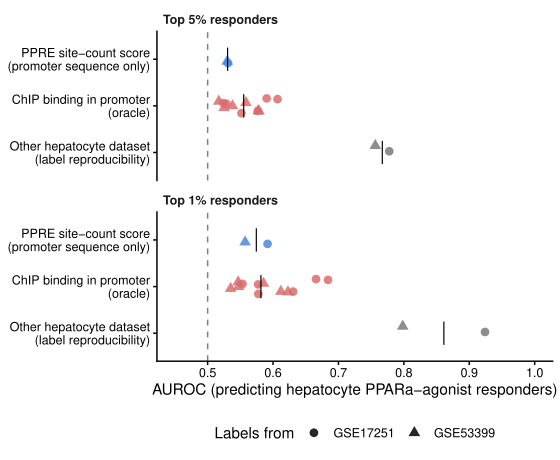

Here is the R script that generated this plot:
# Figure: AUROC of the site-count score against empirical ceilings (ChIP-binding oracle, label reproducibility between the two hepatocyte datasets).
suppressPackageStartupMessages(library(ggplot2))
v4 <- "C:/Users/brouw/OneDrive - Universiteit Utrecht/Master Bioinformatics/Minor internship/R_code/results/PPRE_score_v4"
out <- "C:/Users/brouw/OneDrive - Universiteit Utrecht/Master Bioinformatics/Minor internship/R_code/Claude outputs/PPRE_boxplots_png"
x <- read.delim(file.path(v4, "v4ceiling_results.tsv"), stringsAsFactors = FALSE)
x$top <- ifelse(grepl("top 1%", x$test), "Top 1% responders", "Top 5% responders"); x$target <- sub(".*(GSE\\d+) top.*", "\\1", x$test)
x$group <- ifelse(grepl("^ChIP oracle", x$test), "ChIP binding in promoter\n(oracle)", "Other hepatocyte dataset\n(label reproducibility)")
x$predictor <- ifelse(grepl("^ChIP oracle", x$test), sub("ChIP oracle (\\S+) ->.*", "\\1", x$test), "other dataset")
sc <- read.csv(file.path(v4, "v4repeat_enriched_results.tsv"), sep = "\t", check.names = FALSE)
s <- data.frame(test = "score", AUROC = unlist(sc[1, c("hep GSE17251 top 5%", "hep GSE17251 top 1%", "hep GSE53399 top 5%", "hep GSE53399 top 1%")]), n_genes = NA,
                top = rep(c("Top 5% responders", "Top 1% responders"), 2), target = rep(c("GSE17251", "GSE53399"), each = 2), group = "PPRE site-count score\n(promoter sequence only)", predictor = "score")
d <- rbind(s, x); d$group <- factor(d$group, levels = rev(c("PPRE site-count score\n(promoter sequence only)", "ChIP binding in promoter\n(oracle)", "Other hepatocyte dataset\n(label reproducibility)")))
d$top <- factor(d$top, levels = c("Top 5% responders", "Top 1% responders"))
p <- ggplot(d, aes(AUROC, group)) + geom_vline(xintercept = 0.5, linetype = "dashed", colour = "grey50") +
  geom_point(aes(shape = target, colour = group), position = position_jitter(height = 0.18, width = 0, seed = 1), size = 2.6, alpha = 0.85) +
  stat_summary(fun = median, geom = "crossbar", width = 0.5, linewidth = 0.4, fatten = 0, aes(xmin = after_stat(x), xmax = after_stat(x)), colour = "black") +
  facet_wrap(~top, ncol = 1) + scale_colour_manual(values = c("PPRE site-count score\n(promoter sequence only)" = "#4F86D9", "ChIP binding in promoter\n(oracle)" = "#D96C6C", "Other hepatocyte dataset\n(label reproducibility)" = "#7A7A7A"), guide = "none") +
  scale_x_continuous(limits = c(0.45, 1), breaks = seq(0.5, 1, 0.1)) + labs(x = "AUROC (predicting hepatocyte PPARα-agonist responders)", y = NULL, shape = "Labels from") +
  theme_classic() + theme(strip.background = element_blank(), strip.text = element_text(face = "bold", hjust = 0), legend.position = "bottom")
ggsave(file.path(out, "figure_auroc_ceiling.png"), p, width = 5.6, height = 4.6, dpi = 300); ggsave(file.path(v4, "figure_auroc_ceiling.pdf"), p, width = 5.6, height = 4.6)
